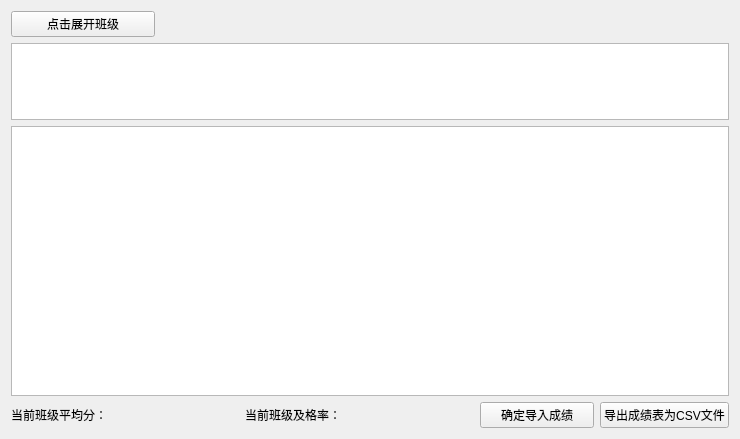
<?xml version="1.0" encoding="UTF-8"?>
<ui version="4.0">
 <class>student_score</class>
 <widget class="QWidget" name="student_score">
  <property name="geometry">
   <rect>
    <x>0</x>
    <y>0</y>
    <width>740</width>
    <height>439</height>
   </rect>
  </property>
  <property name="windowTitle">
   <string>Form</string>
  </property>
  <layout class="QVBoxLayout" name="verticalLayout_2">
   <item>
    <layout class="QVBoxLayout" name="verticalLayout" stretch="1,2,7,0">
     <item>
      <layout class="QHBoxLayout" name="horizontalLayout" stretch="2,8">
       <property name="spacing">
        <number>0</number>
       </property>
       <property name="topMargin">
        <number>0</number>
       </property>
       <item>
        <widget class="QPushButton" name="pushButton_expandclass">
         <property name="text">
          <string>点击展开班级</string>
         </property>
        </widget>
       </item>
       <item>
        <spacer name="horizontalSpacer">
         <property name="orientation">
          <enum>Qt::Horizontal</enum>
         </property>
         <property name="sizeHint" stdset="0">
          <size>
           <width>40</width>
           <height>20</height>
          </size>
         </property>
        </spacer>
       </item>
      </layout>
     </item>
     <item>
      <widget class="QTableWidget" name="tableWidget_class"/>
     </item>
     <item>
      <widget class="QTableWidget" name="tableWidget_score"/>
     </item>
     <item>
      <layout class="QHBoxLayout" name="horizontalLayout_2" stretch="4,4,2,0">
       <property name="topMargin">
        <number>0</number>
       </property>
       <item>
        <widget class="QLabel" name="label_average">
         <property name="text">
          <string>当前班级平均分：</string>
         </property>
        </widget>
       </item>
       <item>
        <widget class="QLabel" name="label_passrate">
         <property name="text">
          <string>当前班级及格率：</string>
         </property>
        </widget>
       </item>
       <item>
        <widget class="QPushButton" name="pushButton_okinscore">
         <property name="text">
          <string>确定导入成绩</string>
         </property>
        </widget>
       </item>
       <item>
        <widget class="QPushButton" name="pushButton">
         <property name="text">
          <string>导出成绩表为CSV文件</string>
         </property>
        </widget>
       </item>
      </layout>
     </item>
    </layout>
   </item>
  </layout>
 </widget>
 <resources/>
 <connections/>
</ui>
